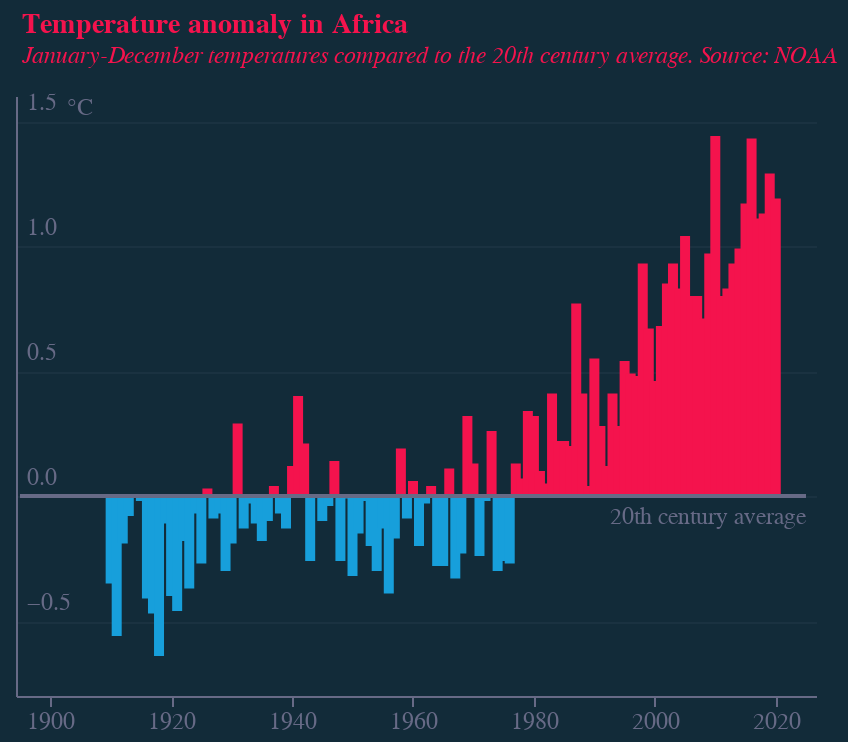

Source (notebook cell):
### Code cell
theme = "_dark"

bars1.encoding.y.axis.titleFontSize = 12
bars1.encoding.y.axis.titleY += 5
bars1.encoding.y.axis.titleX += 3
label.mark.fontSize = 12

layer1 = (
    ((bars1 + bars2 + axis1 + label).properties(height=300, width=400))
    .configure(font="Georgia", background=colors["eco-background"])
    .configure_view(stroke=None)
    .properties(title=title)
)
layer1 = layer1.configure_axisYQuantitative(labelFontSize=12)
layer1 = layer1.configure_axisXQuantitative(labelFontSize=12)
layer1.title.fontSize = 14
layer1.title.subtitleFontSize = 12
layer1.title.dy -= 2
layer1.title.color = colors["eco-dot"]
layer1.title.subtitleColor = colors["eco-dot"]
layer1.save("visualisation/" + f + theme + ".json")
layer1.save("visualisation/" + f + theme + ".png")
readme = re.sub(f, f + theme, readme)
open("README.md", "a").write(readme)
layer1

### Figure 1 — Vega-Lite specification as saved in the notebook (floating-point values rounded to 4 significant figures)
{"config": {"view": {"continuousWidth": 400, "continuousHeight": 300, "stroke": null}, "axisXQuantitative": {"labelFontSize": 12}, "axisYQuantitative": {"labelFontSize": 12}, "background": "#122B39", "font": "Georgia"}, "layer": [{"mark": {"type": "bar", "color": "#F4134D"}, "encoding": {"x": {"type": "quantitative", "axis": {"domainColor": "#676A86", "format": ".0f", "grid": false, "labelAngle": 0, "labelColor": "#676A86", "orient": "bottom", "tickColor": "#676A86", "tickCount": 7, "title": "", "titleAlign": "center", "titleAnchor": "middle", "titleColor": "#676A86"}, "field": "Year", "scale": {"domain": [1896, 2025], "nice": false}, "sort": []}, "y": {"type": "quantitative", "axis": {"domainColor": "#676A86", "format": ".1f", "grid": true, "gridColor": "#676A86", "gridOpacity": 0.1, "labelAlign": "left", "labelBaseline": "middle", "labelColor": "#676A86", "labelOffset": -10, "labelPadding": -5, "tickColor": "#676A86", "tickCount": 7, "ticks": false, "title": "°C", "titleAlign": "left", "titleAnchor": "start", "titleAngle": 0, "titleBaseline": "bottom", "titleColor": "#676A86", "titleFontSize": 12, "titleFontWeight": "normal", "titleX": 25, "titleY": 12}, "field": "Value", "sort": []}}, "transform": [{"filter": "datum.Value>0"}]}, {"mark": {"type": "bar", "color": "#179FDB"}, "encoding": {"x": {"type": "quantitative", "axis": {"domainColor": "#676A86", "format": ".0f", "grid": false, "labelAngle": 0, "labelColor": "#676A86", "orient": "bottom", "tickColor": "#676A86", "tickCount": 7, "title": "", "titleAlign": "center", "titleAnchor": "middle", "titleColor": "#676A86"}, "field": "Year", "scale": {"domain": [1896, 2025], "nice": false}, "sort": []}, "y": {"type": "quantitative", "field": "Value", "sort": []}}, "transform": [{"filter": "datum.Value<0"}]}, {"data": {"name": "data-3ed4290038625a794a396d8e8be775be"}, "mark": {"type": "line", "color": "#676A86"}, "encoding": {"x": {"type": "quantitative", "field": "x", "sort": []}, "y": {"type": "quantitative", "field": "y"}}}, {"data": {"name": "data-3c9914816ad3e12cde86ac1bacb47d4a"}, "mark": {"type": "text", "align": "right", "baseline": "top", "color": "#676A86", "dy": 5, "fontSize": 12}, "encoding": {"text": {"type": "nominal", "field": "t"}, "x": {"type": "quantitative", "field": "x"}, "y": {"type": "quantitative", "field": "y"}}}], "data": {"name": "data-4beb7460a85f8edd379fe4d34ecd6db8"}, "height": 300, "title": {"text": "Temperature anomaly in Africa", "align": "left", "anchor": "start", "color": "#F4134D", "dx": 5, "dy": -7, "fontSize": 14, "subtitle": ["January-December temperatures compared to the 20th century average. Source: NOAA"], "subtitleColor": "#F4134D", "subtitleFontSize": 12, "subtitleFontStyle": "italic"}, "width": 400, "$schema": "https://vega.github.io/schema/vega-lite/v4.8.1.json", "datasets": {"data-4beb7460a85f8edd379fe4d34ecd6db8": [{"Year": 1910, "Value": -0.35}, {"Year": 1911, "Value": -0.56}, {"Year": 1912, "Value": -0.19}, {"Year": 1913, "Value": -0.08}, {"Year": 1914, "Value": 0.0}, {"Year": 1915, "Value": -0.02}, {"Year": 1916, "Value": -0.41}, {"Year": 1917, "Value": -0.47}, {"Year": 1918, "Value": -0.64}, {"Year": 1919, "Value": -0.11}, {"Year": 1920, "Value": -0.4}, {"Year": 1921, "Value": -0.46}, {"Year": 1922, "Value": -0.18}, {"Year": 1923, "Value": -0.37}, {"Year": 1924, "Value": -0.07}, {"Year": 1925, "Value": -0.27}, {"Year": 1926, "Value": 0.03}, {"Year": 1927, "Value": -0.09}, {"Year": 1928, "Value": -0.07}, {"Year": 1929, "Value": -0.3}, {"Year": 1930, "Value": -0.19}, {"Year": 1931, "Value": 0.29}, {"Year": 1932, "Value": -0.13}, {"Year": 1933, "Value": -0.03}, {"Year": 1934, "Value": -0.11}, {"Year": 1935, "Value": -0.18}, {"Year": 1936, "Value": -0.1}, {"Year": 1937, "Value": 0.04}, {"Year": 1938, "Value": -0.07}, {"Year": 1939, "Value": -0.13}, {"Year": 1940, "Value": 0.12}, {"Year": 1941, "Value": 0.4}, {"Year": 1942, "Value": 0.21}, {"Year": 1943, "Value": -0.26}, {"Year": 1944, "Value": 0.0}, {"Year": 1945, "Value": -0.1}, {"Year": 1946, "Value": -0.04}, {"Year": 1947, "Value": 0.14}, {"Year": 1948, "Value": -0.26}, {"Year": 1949, "Value": -0.01}, {"Year": 1950, "Value": -0.32}, {"Year": 1951, "Value": -0.15}, {"Year": 1952, "Value": -0.02}, {"Year": 1953, "Value": -0.2}, {"Year": 1954, "Value": -0.3}, {"Year": 1955, "Value": -0.13}, {"Year": 1956, "Value": -0.39}, {"Year": 1957, "Value": -0.17}, {"Year": 1958, "Value": 0.19}, {"Year": 1959, "Value": -0.09}, {"Year": 1960, "Value": 0.06}, {"Year": 1961, "Value": -0.2}, {"Year": 1962, "Value": -0.03}, {"Year": 1963, "Value": 0.04}, {"Year": 1964, "Value": -0.28}, {"Year": 1965, "Value": -0.28}, {"Year": 1966, "Value": 0.11}, {"Year": 1967, "Value": -0.33}, {"Year": 1968, "Value": -0.23}, {"Year": 1969, "Value": 0.32}, {"Year": 1970, "Value": 0.13}, {"Year": 1971, "Value": -0.24}, {"Year": 1972, "Value": -0.02}, {"Year": 1973, "Value": 0.26}, {"Year": 1974, "Value": -0.3}, {"Year": 1975, "Value": -0.26}, {"Year": 1976, "Value": -0.27}, {"Year": 1977, "Value": 0.13}, {"Year": 1978, "Value": 0.07}, {"Year": 1979, "Value": 0.34}, {"Year": 1980, "Value": 0.32}, {"Year": 1981, "Value": 0.1}, {"Year": 1982, "Value": 0.05}, {"Year": 1983, "Value": 0.41}, {"Year": 1984, "Value": 0.22}, {"Year": 1985, "Value": 0.22}, {"Year": 1986, "Value": 0.2}, {"Year": 1987, "Value": 0.77}, {"Year": 1988, "Value": 0.41}, {"Year": 1989, "Value": 0.04}, {"Year": 1990, "Value": 0.55}, {"Year": 1991, "Value": 0.28}, {"Year": 1992, "Value": 0.12}, {"Year": 1993, "Value": 0.41}, {"Year": 1994, "Value": 0.28}, {"Year": 1995, "Value": 0.54}, {"Year": 1996, "Value": 0.49}, {"Year": 1997, "Value": 0.48}, {"Year": 1998, "Value": 0.93}, {"Year": 1999, "Value": 0.67}, {"Year": 2000, "Value": 0.46}, {"Year": 2001, "Value": 0.68}, {"Year": 2002, "Value": 0.85}, {"Year": 2003, "Value": 0.93}, {"Year": 2004, "Value": 0.83}, {"Year": 2005, "Value": 1.04}, {"Year": 2006, "Value": 0.8}, {"Year": 2007, "Value": 0.8}, {"Year": 2008, "Value": 0.71}, {"Year": 2009, "Value": 0.97}, {"Year": 2010, "Value": 1.44}, {"Year": 2011, "Value": 0.8}, {"Year": 2012, "Value": 0.83}, {"Year": 2013, "Value": 0.93}, {"Year": 2014, "Value": 0.99}, {"Year": 2015, "Value": 1.17}, {"Year": 2016, "Value": 1.43}, {"Year": 2017, "Value": 1.11}, {"Year": 2018, "Value": 1.13}, {"Year": 2019, "Value": 1.29}, {"Year": 2020, "Value": 1.19}], "data-3ed4290038625a794a396d8e8be775be": [{"x": 1895, "y": 0}, {"x": 2025, "y": 0}], "data-3c9914816ad3e12cde86ac1bacb47d4a": [{"x": 2025, "y": 0, "t": "20th century average"}]}}
